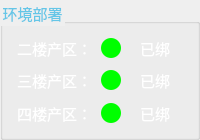
            <widget class="QGroupBox" name="groupBox_3">
             <property name="minimumSize">
              <size>
               <width>0</width>
               <height>140</height>
              </size>
             </property>
             <property name="maximumSize">
              <size>
               <width>250</width>
               <height>220</height>
              </size>
             </property>
             <property name="font">
              <font>
               <pointsize>11</pointsize>
              </font>
             </property>
             <property name="styleSheet">
              <string notr="true">QGroupBox{
	border-image: url(:/images/border.png);
    color:#65c6e7
}</string>
             </property>
             <property name="title">
              <string>环境部署</string>
             </property>
             <layout class="QVBoxLayout" name="verticalLayout_16">
              <item>
               <layout class="QHBoxLayout" name="horizontalLayout_32">
                <item>
                 <widget class="QLabel" name="label_28">
                  <property name="minimumSize">
                   <size>
                    <width>75</width>
                    <height>0</height>
                   </size>
                  </property>
                  <property name="maximumSize">
                   <size>
                    <width>75</width>
                    <height>16777215</height>
                   </size>
                  </property>
                  <property name="font">
                   <font>
                    <pointsize>11</pointsize>
                   </font>
                  </property>
                  <property name="styleSheet">
                   <string notr="true">
color:white</string>
                  </property>
                  <property name="text">
                   <string>二楼产区：</string>
                  </property>
                  <property name="alignment">
                   <set>Qt::AlignCenter</set>
                  </property>
                 </widget>
                </item>
                <item>
                 <widget class="QLabel" name="label_29">
                  <property name="minimumSize">
                   <size>
                    <width>20</width>
                    <height>20</height>
                   </size>
                  </property>
                  <property name="maximumSize">
                   <size>
                    <width>20</width>
                    <height>20</height>
                   </size>
                  </property>
                  <property name="font">
                   <font>
                    <pointsize>11</pointsize>
                   </font>
                  </property>
                  <property name="styleSheet">
                   <string notr="true">background-color: rgb(0, 255, 0);
border-radius:10px</string>
                  </property>
                  <property name="text">
                   <string/>
                  </property>
                  <property name="alignment">
                   <set>Qt::AlignCenter</set>
                  </property>
                 </widget>
                </item>
                <item>
                 <widget class="QLabel" name="label_30">
                  <property name="minimumSize">
                   <size>
                    <width>50</width>
                    <height>0</height>
                   </size>
                  </property>
                  <property name="maximumSize">
                   <size>
                    <width>50</width>
                    <height>16777215</height>
                   </size>
                  </property>
                  <property name="font">
                   <font>
                    <pointsize>11</pointsize>
                   </font>
                  </property>
                  <property name="styleSheet">
                   <string notr="true">
color:white</string>
                  </property>
                  <property name="text">
                   <string>已绑</string>
                  </property>
                  <property name="alignment">
                   <set>Qt::AlignCenter</set>
                  </property>
                 </widget>
                </item>
               </layout>
              </item>
              <item>
               <layout class="QHBoxLayout" name="horizontalLayout_31">
                <item>
                 <widget class="QLabel" name="label_31">
                  <property name="minimumSize">
                   <size>
                    <width>75</width>
                    <height>0</height>
                   </size>
                  </property>
                  <property name="maximumSize">
                   <size>
                    <width>75</width>
                    <height>16777215</height>
                   </size>
                  </property>
                  <property name="font">
                   <font>
                    <pointsize>11</pointsize>
                   </font>
                  </property>
                  <property name="styleSheet">
                   <string notr="true">
color:white</string>
                  </property>
                  <property name="text">
                   <string>三楼产区：</string>
                  </property>
                  <property name="alignment">
                   <set>Qt::AlignCenter</set>
                  </property>
                 </widget>
                </item>
                <item>
                 <widget class="QLabel" name="label_32">
                  <property name="minimumSize">
                   <size>
                    <width>20</width>
                    <height>20</height>
                   </size>
                  </property>
                  <property name="maximumSize">
                   <size>
                    <width>20</width>
                    <height>20</height>
                   </size>
                  </property>
                  <property name="font">
                   <font>
                    <pointsize>11</pointsize>
                   </font>
                  </property>
                  <property name="styleSheet">
                   <string notr="true">background-color: rgb(0, 255, 0);
border-radius:10px</string>
                  </property>
                  <property name="text">
                   <string/>
                  </property>
                  <property name="alignment">
                   <set>Qt::AlignCenter</set>
                  </property>
                 </widget>
                </item>
                <item>
                 <widget class="QLabel" name="label_33">
                  <property name="minimumSize">
                   <size>
                    <width>50</width>
                    <height>0</height>
                   </size>
                  </property>
                  <property name="maximumSize">
                   <size>
                    <width>50</width>
                    <height>16777215</height>
                   </size>
                  </property>
                  <property name="font">
                   <font>
                    <pointsize>11</pointsize>
                   </font>
                  </property>
                  <property name="styleSheet">
                   <string notr="true">
color:white</string>
                  </property>
                  <property name="text">
                   <string>已绑</string>
                  </property>
                  <property name="alignment">
                   <set>Qt::AlignCenter</set>
                  </property>
                 </widget>
                </item>
               </layout>
              </item>
              <item>
               <layout class="QHBoxLayout" name="horizontalLayout_30">
                <item>
                 <widget class="QLabel" name="label_34">
                  <property name="minimumSize">
                   <size>
                    <width>75</width>
                    <height>0</height>
                   </size>
                  </property>
                  <property name="maximumSize">
                   <size>
                    <width>75</width>
                    <height>16777215</height>
                   </size>
                  </property>
                  <property name="font">
                   <font>
                    <pointsize>11</pointsize>
                   </font>
                  </property>
                  <property name="styleSheet">
                   <string notr="true">
color:white</string>
                  </property>
                  <property name="text">
                   <string>四楼产区：</string>
                  </property>
                  <property name="alignment">
                   <set>Qt::AlignCenter</set>
                  </property>
                 </widget>
                </item>
                <item>
                 <widget class="QLabel" name="label_35">
                  <property name="minimumSize">
                   <size>
                    <width>20</width>
                    <height>20</height>
                   </size>
                  </property>
                  <property name="maximumSize">
                   <size>
                    <width>20</width>
                    <height>20</height>
                   </size>
                  </property>
                  <property name="font">
                   <font>
                    <pointsize>11</pointsize>
                   </font>
                  </property>
                  <property name="styleSheet">
                   <string notr="true">background-color: rgb(0, 255, 0);
border-radius:10px</string>
                  </property>
                  <property name="text">
                   <string/>
                  </property>
                  <property name="alignment">
                   <set>Qt::AlignCenter</set>
                  </property>
                 </widget>
                </item>
                <item>
                 <widget class="QLabel" name="label_36">
                  <property name="minimumSize">
                   <size>
                    <width>50</width>
                    <height>0</height>
                   </size>
                  </property>
                  <property name="maximumSize">
                   <size>
                    <width>50</width>
                    <height>16777215</height>
                   </size>
                  </property>
                  <property name="font">
                   <font>
                    <pointsize>11</pointsize>
                   </font>
                  </property>
                  <property name="styleSheet">
                   <string notr="true">
color:white</string>
                  </property>
                  <property name="text">
                   <string>已绑</string>
                  </property>
                  <property name="alignment">
                   <set>Qt::AlignCenter</set>
                  </property>
                 </widget>
                </item>
               </layout>
              </item>
             </layout>
            </widget>
